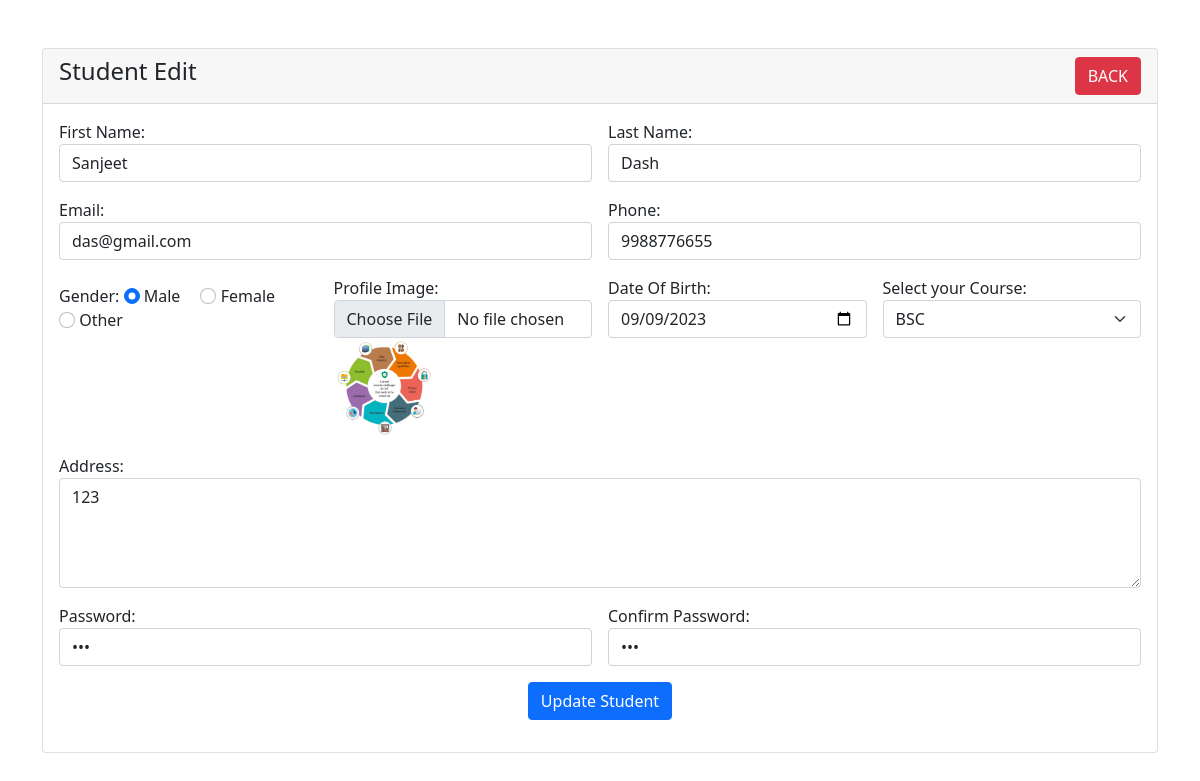
The app's page /student-edit.php?id=3 with its own data.
### tables this page shows
CREATE TABLE `students` (
  `id` int(11) NOT NULL,
  `fname` varchar(50) NOT NULL,
  `lname` varchar(30) NOT NULL,
  `email` varchar(70) NOT NULL,
  `phone` varchar(12) NOT NULL,
  `gender` varchar(10) NOT NULL,
  `pimage` varchar(200) NOT NULL,
  `dob` date NOT NULL DEFAULT current_timestamp(),
  `course` varchar(30) NOT NULL,
  `address` text NOT NULL,
  `password` varchar(15) NOT NULL,
  `password_cnf` varchar(15) NOT NULL,
  `condition_1` varchar(10) NOT NULL
);

### student-edit.php (the view, shortened to what this page needs)
<?php
require 'dbcon.php';
?>
<!DOCTYPE html>
<html lang="en">
<head>
    <link href="https://cdn.jsdelivr.net/npm/bootstrap@5.1.3/dist/css/bootstrap.min.css" rel="stylesheet">
</head>
<body>
<div class="container mt-5">
    <div class="row">
        <div class="col-md-12">
            <div class="card">
                <div class="card-header">
                    <h4>Student Edit
                        <a href="index.php" class="btn btn-danger float-end">BACK</a>
                    </h4>
                </div>
                <div class="card-body">
                    <?php
                    if(isset($_GET['id']))
                    {
                        $student_id = mysqli_real_escape_string($con, $_GET['id']);
                        $query = "SELECT * FROM students WHERE id='$student_id' ";
                        $query_run = mysqli_query($con, $query);
                        if(mysqli_num_rows($query_run) > 0)
                        {
                            $student = mysqli_fetch_array($query_run);
                            ?>
                            <form action="code.php" method="POST" enctype="multipart/form-data">
                                <div class="row g-3">
                                    <div class="form-group col-md-6">
                                        <label for="fname">First Name:</label>
                                        <input id="fname" type="text" class="form-control" name="fname" value="<?=$student['fname'];?>">
                                    </div>
                                    <div class="form-group col-md-6">
                                        <label for="lname">Last Name:</label>
                                        <input id="lname" type="text" class="form-control" name="lname" value="<?=$student['lname'];?>">
                                    </div>
                                    <div class="form-group col-md-6">
                                        <label for="email">Email:</label>
                                        <input id="email" type="email" class="form-control" name="email" value="<?=$student['email'];?>">
                                    </div>
                                    <div class="form-group col-md-6">
                                        <label for="phno">Phone:</label>
                                        <input id="phno" type="number" class="form-control" name="phone" value="<?=$student['phone'];?>">
                                    </div>
                                    <div class="form-group col-md-3 mt-4">
                                        <label>Gender:</label>
                                        <div class="form-check-inline">
                                            <input type="radio" class="form-check-input" id="male" name="gender" value="Male" <?=$student['gender'] == 'Male' ? 'checked' : '';?>>
                                            <label class="form-check-label" for="male">Male</label>
                                        </div>
                                        <div class="form-check-inline">
                                            <input type="radio" class="form-check-input" id="female" name="gender" value="Female" <?=$student['gender'] == 'Female' ? 'checked' : '';?>>
                                            <label class="form-check-label" for="female">Female</label>
                                        </div>
                                        <div class="form-check-inline">
                                            <input type="radio" class="form-check-input" id="other" name="gender" value="Other" <?=$student['gender'] == 'Other' ? 'checked' : '';?>>
                                            <label class="form-check-label" for="other">Other</label>
                                        </div>
                                    </div>
                                    <div class="form-group col-md-3">
                                        <label for="pimage">Profile Image:</label>
                                        <input id="pimage" type="file" class="form-control col-md-6" name="pimage" accept="image/png, image/jpeg">
                                        <?php
                                        $profileImage = $student['pimage'];
                                        if (!empty($profileImage) && file_exists("uploads/$profileImage")) {
                                            ?>
                                            <img src="uploads/<?= $profileImage; ?>"
                                                 alt="<?= $student['fname']; ?>"
                                                 width="100" height="100"
                                                 class="rounded-circle">
                                            <?php
                                        }
                                        ?>
                                    </div>
                                    <div class="form-group col-md-3">
                                        <label for="dob">Date Of Birth:</label>
                                        <input id="dob" type="date" class="form-control" name="dob" value="<?=$student['dob'];?>">
                                    </div>
                                    <div class="form-group col-md-3">
                                        <label for="course">Select your Course:</label>
                                        <select class="form-control form-select" name="course" id="course">
                                            <option value="BSC" <?=$student['course'] == 'BSC' ? 'selected' : '';?>>BSC</option>
                                        </select>
                                    </div>
                                    <div class="form-group col-md-12">
                                        <label for="address">Address:</label>
                                        <textarea id="address" class="form-control" name="address" rows="4" cols="50"><?=$student['address'];?></textarea>
                                    </div>
                                    <div class="form-group col-md-6">
                                        <label for="password">Password:</label>
                                        <input id="password" type="password" class="form-control" name="password" minlength="3" maxlength="8" value="<?=$student['password'];?>">
                                    </div>
                                    <div class="form-group col-md-6">
                                        <label for="password_cnf">Confirm Password:</label>
                                        <input id="password_cnf" type="password" class="form-control" name="password_cnf" minlength="3" maxlength="8" value="<?=$student['password_cnf'];?>">
                                    </div>
                                    <div class="mb-3 text-center">
                                    <button type="submit" name="update_student" class="btn btn-primary">
                                        Update Student
                                    </button>
                                    </div>
                                </div>
                            </form>
                            <?php
                        }
                        else
                        {
                            echo "<h4>No Such Id Found</h4>";
                        }
                    }
                    ?>
                </div>
            </div>
        </div>
    </div>
</div>
</body>
</html>

### records on screen
students: fname "Sanjeet", lname "Dash", email "das@gmail.com", phone "9988776655", gender "☑ Male", gender "☐ Female", gender "☐ Other", pimage (picture), dob "09/09/2023", course "BSC", address "123"
